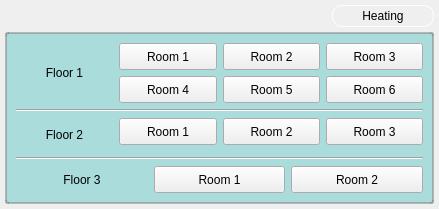
<?xml version="1.0" encoding="UTF-8"?>
<ui version="4.0">
 <class>MainHeatingPage</class>
 <widget class="QWidget" name="MainHeatingPage">
  <property name="geometry">
   <rect>
    <x>0</x>
    <y>0</y>
    <width>439</width>
    <height>207</height>
   </rect>
  </property>
  <property name="styleSheet">
   <string notr="true">QWidget#MainLightingPage {
	background-image: url(:/Hac/background-320x200.png);
}

QLabel#titleLabel {
	border: 1px solid white;
	border-radius: 10px;
	min-width: 100px;
	min-height: 20px;
}

QFrame#frame {
	border: 2px solid rgb(125, 125, 125, 50%);
	border-radius: 3px;
	background-color:rgb(100, 200, 200, 50%);
}

QPushButton {
	border-image: url(:/Hac/background-rect-button.png);
	min-height: 25px;
}
</string>
  </property>
  <layout class="QGridLayout" name="gridLayout_5">
   <property name="margin">
    <number>5</number>
   </property>
   <property name="spacing">
    <number>5</number>
   </property>
   <item row="0" column="0">
    <spacer name="horizontalSpacer">
     <property name="orientation">
      <enum>Qt::Horizontal</enum>
     </property>
     <property name="sizeHint" stdset="0">
      <size>
       <width>241</width>
       <height>20</height>
      </size>
     </property>
    </spacer>
   </item>
   <item row="0" column="1">
    <widget class="QLabel" name="titleLabel">
     <property name="text">
      <string>Heating</string>
     </property>
     <property name="alignment">
      <set>Qt::AlignCenter</set>
     </property>
    </widget>
   </item>
   <item row="1" column="0" colspan="2">
    <widget class="QFrame" name="frame">
     <property name="frameShape">
      <enum>QFrame::StyledPanel</enum>
     </property>
     <property name="frameShadow">
      <enum>QFrame::Raised</enum>
     </property>
     <layout class="QGridLayout" name="gridLayout_4">
      <item row="0" column="0">
       <layout class="QGridLayout" name="gridLayout">
        <item row="0" column="0" rowspan="2">
         <widget class="QLabel" name="label">
          <property name="text">
           <string>Floor 1</string>
          </property>
          <property name="alignment">
           <set>Qt::AlignCenter</set>
          </property>
         </widget>
        </item>
        <item row="0" column="1">
         <widget class="QPushButton" name="pushButton_1">
          <property name="text">
           <string>Room 1</string>
          </property>
         </widget>
        </item>
        <item row="0" column="2">
         <widget class="QPushButton" name="pushButton_2">
          <property name="text">
           <string>Room 2</string>
          </property>
         </widget>
        </item>
        <item row="0" column="3">
         <widget class="QPushButton" name="pushButton_3">
          <property name="text">
           <string>Room 3</string>
          </property>
         </widget>
        </item>
        <item row="1" column="1">
         <widget class="QPushButton" name="pushButton_4">
          <property name="text">
           <string>Room 4</string>
          </property>
         </widget>
        </item>
        <item row="1" column="2">
         <widget class="QPushButton" name="pushButton_5">
          <property name="text">
           <string>Room 5</string>
          </property>
         </widget>
        </item>
        <item row="1" column="3">
         <widget class="QPushButton" name="pushButton_6">
          <property name="text">
           <string>Room 6</string>
          </property>
         </widget>
        </item>
       </layout>
      </item>
      <item row="1" column="0">
       <widget class="Line" name="line">
        <property name="orientation">
         <enum>Qt::Horizontal</enum>
        </property>
       </widget>
      </item>
      <item row="2" column="0">
       <layout class="QGridLayout" name="gridLayout_2">
        <item row="0" column="0" rowspan="2">
         <widget class="QLabel" name="label_2">
          <property name="text">
           <string>Floor 2</string>
          </property>
          <property name="alignment">
           <set>Qt::AlignCenter</set>
          </property>
         </widget>
        </item>
        <item row="0" column="1">
         <widget class="QPushButton" name="pushButton_7">
          <property name="text">
           <string>Room 1</string>
          </property>
         </widget>
        </item>
        <item row="0" column="2">
         <widget class="QPushButton" name="pushButton_8">
          <property name="text">
           <string>Room 2</string>
          </property>
         </widget>
        </item>
        <item row="0" column="3">
         <widget class="QPushButton" name="pushButton_9">
          <property name="text">
           <string>Room 3</string>
          </property>
         </widget>
        </item>
       </layout>
      </item>
      <item row="3" column="0">
       <widget class="Line" name="line_2">
        <property name="orientation">
         <enum>Qt::Horizontal</enum>
        </property>
       </widget>
      </item>
      <item row="4" column="0">
       <layout class="QGridLayout" name="gridLayout_3">
        <item row="0" column="0">
         <widget class="QLabel" name="label_3">
          <property name="text">
           <string>Floor 3</string>
          </property>
          <property name="alignment">
           <set>Qt::AlignCenter</set>
          </property>
         </widget>
        </item>
        <item row="0" column="1">
         <widget class="QPushButton" name="pushButton_10">
          <property name="text">
           <string>Room 1</string>
          </property>
         </widget>
        </item>
        <item row="0" column="2">
         <widget class="QPushButton" name="pushButton_11">
          <property name="text">
           <string>Room 2</string>
          </property>
         </widget>
        </item>
       </layout>
      </item>
     </layout>
    </widget>
   </item>
  </layout>
 </widget>
 <resources/>
 <connections/>
</ui>
